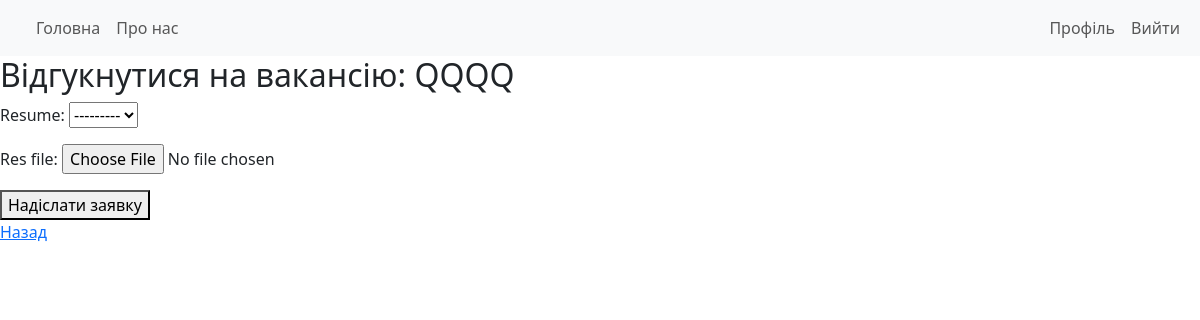
The app's page /apply/3/ (signed in), older data.
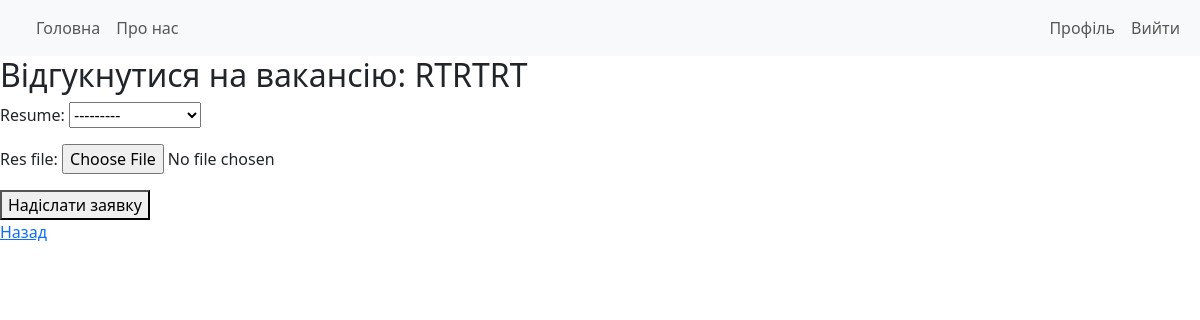
The same page, newer data.
### project/models.py (models this page shows, shortened)
class Vacancy(models.Model):
    title = models.CharField(max_length=256)#Заголовок
    description = models.TextField()#опис
    link = models.URLField(max_length=500, null=True, blank=True)
    company = models.ForeignKey(User, on_delete=models.CASCADE, related_name="vacancies")
    image = models.ImageField(upload_to='vacancies/images/',  null=True, blank=True)
    price_start = models.DecimalField(max_digits=10, decimal_places=2, null=True, blank=True)
    price_end = models.DecimalField(max_digits=10, decimal_places=2, null=True, blank=True)
    category = models.ForeignKey(Category, on_delete=models.SET_NULL, null=True)
    city = models.ForeignKey(City, on_delete=models.SET_NULL, related_name="vacancies", null=True)
    street = models.CharField(max_length=255, verbose_name="Вулиця")
    date = models.DateTimeField(auto_now_add=True)#дата створення

### project/views.py (the view)
# urls.py: path('apply/<int:vacancy_id>/', views.apply_for_job, name='apply_for_job'),
@login_required
def apply_for_job(request, vacancy_id):
    vacancy = get_object_or_404(Vacancy, id=vacancy_id)
    total_applications = Application.objects.filter(vacancy=vacancy).count()
    already_applied = Application.objects.filter(author=request.user, vacancy=vacancy).exists()
    if request.method == 'POST':
        if already_applied:
            messages.error(request, "You have already applied for this job.")
            return redirect('job_datail', vacancy_id=vacancy.id)
        else:
            form = Application_Form(request.POST, request.FILES)
            if form.is_valid():
                application = form.save(commit=False)
                application.vacancy = vacancy
                application.author = request.user
                if request.FILES.get('res_file'):
                    application.resume = None
                else:
                    if not application.resume:
                        application.resume = Resume.objects.filter(author=request.user).last()
                application.save()
                messages.success(request, "Application submitted successfully!")
                return redirect('job_list')
    else:
        form = Application_Form()
        if 'resume' in form.fields:
            form.fields['resume'].queryset = Resume.objects.filter(author=request.user)
    return render(request, 'jobs/job_appl.html', {
        'form': form,
        'already_applied': already_applied,
        'total_applications': total_applications,
        'vacancy': vacancy
        })

### project/forms.py
class Application_Form(forms.ModelForm):
    class Meta:
        model = Application
        fields = ["resume", "res_file"]

### project/models.py (called while the page is built)
    def __str__(self):
        return self.title

### templates/jobs/job_appl.html (shortened to what this page needs)
{% extends 'base.html' %}
{% load static %}
{% block content %}
<h2>Відгукнутися на вакансію: {{ vacancy.title }}</h2>
{% if already_applied %}
    <button disabled>Already Applied</button>
{% else %}
  <form method="post" enctype="multipart/form-data">
    {{ form.as_p }}
    <button type="submit">Надіслати заявку</button>
  </form>
{% endif %}
<a href="{% url 'job_list' %}">
    Назад
</a>
{% endblock %}

Row changes from the older to the newer data that the page shows:
changed Vacancy: title "QQQQ" → "RTRTRT"
